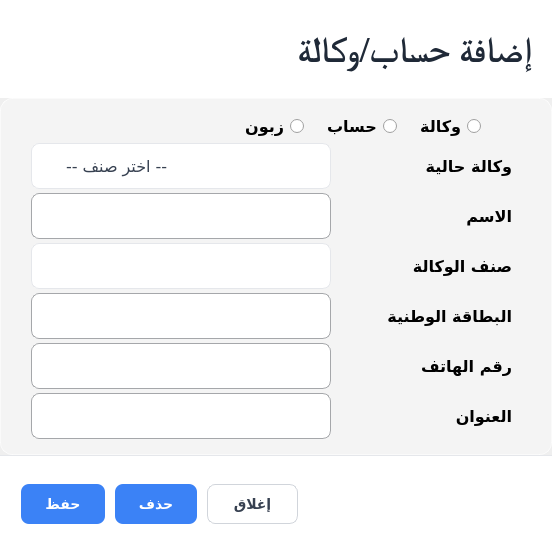
<?xml version="1.0" encoding="UTF-8"?>
<ui version="4.0">
 <class>Dialog</class>
 <widget class="QDialog" name="Dialog">
  <property name="geometry">
   <rect>
    <x>0</x>
    <y>0</y>
    <width>552</width>
    <height>553</height>
   </rect>
  </property>
  <property name="windowTitle">
   <string>Dialog</string>
  </property>
  <layout class="QVBoxLayout" name="verticalLayout">
   <property name="spacing">
    <number>0</number>
   </property>
   <property name="leftMargin">
    <number>0</number>
   </property>
   <property name="topMargin">
    <number>0</number>
   </property>
   <property name="rightMargin">
    <number>0</number>
   </property>
   <property name="bottomMargin">
    <number>0</number>
   </property>
   <item>
    <widget class="QScrollArea" name="ScrollArea_Body">
     <property name="styleSheet">
      <string notr="true">QScrollBar:vertical { background: transparent; width: 8px; margin: 0; }
QScrollBar::handle:vertical { background: #CBD5E1; border-radius: 4px; min-height: 20px; }
QScrollBar::handle:vertical:hover { background: #94A3B8; }
QScrollBar::add-line:vertical, QScrollBar::sub-line:vertical { height: 0; background: none; }
QScrollBar:horizontal { background: transparent; height: 8px; }
QScrollBar::handle:horizontal { background: #CBD5E1; border-radius: 4px; min-width: 20px; }
QScrollBar::handle:horizontal:hover { background: #94A3B8; }
QScrollBar::add-line:horizontal, QScrollBar::sub-line:horizontal { width: 0; background: none; }</string>
     </property>
     <property name="frameShape">
      <enum>QFrame::NoFrame</enum>
     </property>
     <property name="verticalScrollBarPolicy">
      <enum>Qt::ScrollBarAsNeeded</enum>
     </property>
     <property name="horizontalScrollBarPolicy">
      <enum>Qt::ScrollBarAsNeeded</enum>
     </property>
     <property name="widgetResizable">
      <bool>true</bool>
     </property>
     <widget class="QWidget" name="scrollContents">
      <property name="geometry">
       <rect>
        <x>0</x>
        <y>0</y>
        <width>552</width>
        <height>553</height>
       </rect>
      </property>
      <property name="layoutDirection">
       <enum>Qt::RightToLeft</enum>
      </property>
      <layout class="QVBoxLayout" name="scrollLayout">
       <property name="spacing">
        <number>0</number>
       </property>
       <property name="leftMargin">
        <number>0</number>
       </property>
       <property name="topMargin">
        <number>0</number>
       </property>
       <property name="rightMargin">
        <number>0</number>
       </property>
       <property name="bottomMargin">
        <number>0</number>
       </property>
       <item>
        <widget class="QFrame" name="Frame_TopHeader">
         <property name="styleSheet">
          <string notr="true">QFrame#Frame_TopHeader {
    background-color: rgba(255, 255, 255, 1);
	border: none;
    /*border-bottom: 1px solid rgba(209, 213, 219, 0.50);
    border-top-left-radius: 20px;
    border-top-right-radius: 20px;*/
}</string>
         </property>
         <property name="frameShape">
          <enum>QFrame::StyledPanel</enum>
         </property>
         <property name="frameShadow">
          <enum>QFrame::Plain</enum>
         </property>
         <layout class="QHBoxLayout" name="headerLayout">
          <property name="spacing">
           <number>12</number>
          </property>
          <property name="leftMargin">
           <number>24</number>
          </property>
          <property name="topMargin">
           <number>16</number>
          </property>
          <property name="rightMargin">
           <number>20</number>
          </property>
          <property name="bottomMargin">
           <number>16</number>
          </property>
          <item>
           <layout class="QVBoxLayout" name="titleSectionLayout">
            <property name="spacing">
             <number>2</number>
            </property>
            <property name="leftMargin">
             <number>0</number>
            </property>
            <property name="topMargin">
             <number>0</number>
            </property>
            <property name="rightMargin">
             <number>0</number>
            </property>
            <property name="bottomMargin">
             <number>0</number>
            </property>
            <item>
             <layout class="QHBoxLayout" name="titleRowLayout">
              <property name="spacing">
               <number>8</number>
              </property>
              <item>
               <widget class="QLabel" name="Label_DocumentTitle">
                <property name="font">
                 <font>
                  <family>Times New Roman</family>
                  <pointsize>27</pointsize>
                  <weight>99</weight>
                  <bold>true</bold>
                 </font>
                </property>
                <property name="layoutDirection">
                 <enum>Qt::RightToLeft</enum>
                </property>
                <property name="styleSheet">
                 <string notr="true">QLabel#Label_DocumentTitle {
    color: #1F2937;
    font-weight: 800;
    letter-spacing: -0.3px;
}</string>
                </property>
                <property name="text">
                 <string>إضافة حساب/وكالة</string>
                </property>
               </widget>
              </item>
             </layout>
            </item>
           </layout>
          </item>
         </layout>
        </widget>
       </item>
       <item>
        <widget class="QFrame" name="Frame_TransactionsTableContainer">
         <property name="styleSheet">
          <string notr="true">QFrame#Frame_TransactionsTableContainer {
    background-color: rgba(255, 255, 255, 0.32);
    border: 1px solid rgba(255, 255, 255, 0.65);
    border-radius: 12px;
	padding: 15px 30px;
}

QLabel {
    color: #000000;
    font-weight: 600;
	padding-left: 5px;
}

QLineEdit {
    background-color: #FFFFFF;
    border: 1px solid rgb(165, 167, 170);
    border-radius: 8px;
    color: #374151;
    padding: 6px 10px;
    min-height: 32px;
    selection-background-color: #DBEAFE;
    selection-color: #1E40AF;
}
QLineEdit:focus {
    border: 2px solid #3B82F6;
    background-color: #FFFFFF;
}
QLineEdit:hover { border-color: #93C5FD; }
QLineEdit:disabled {
    background-color: #F3F4F6;
    color: #9CA3AF;
}

QComboBox {
    background-color: #FFFFFF;
    border: 1px solid rgb(165, 167, 170);
    border-radius: 8px;
    color: #374151;
    padding: 6px 10px;
    min-height: 32px;
    selection-background-color: #DBEAFE;
    selection-color: #1E40AF;
}
QComboBox:focus {
    border: 2px solid #3B82F6;
    background-color: #FFFFFF;
}
QComboBox:hover { border-color: #93C5FD; }
QComboBox:disabled {
    background-color: #F3F4F6;
    color: #9CA3AF;
}</string>
         </property>
         <property name="frameShape">
          <enum>QFrame::StyledPanel</enum>
         </property>
         <property name="frameShadow">
          <enum>QFrame::Plain</enum>
         </property>
         <layout class="QVBoxLayout" name="tableFrameLayout">
          <property name="spacing">
           <number>4</number>
          </property>
          <property name="leftMargin">
           <number>0</number>
          </property>
          <property name="topMargin">
           <number>0</number>
          </property>
          <property name="rightMargin">
           <number>0</number>
          </property>
          <property name="bottomMargin">
           <number>0</number>
          </property>
          <item>
           <layout class="QHBoxLayout" name="horizontalLayout_3">
            <property name="spacing">
             <number>18</number>
            </property>
            <item>
             <spacer name="horizontalSpacer_4">
              <property name="orientation">
               <enum>Qt::Horizontal</enum>
              </property>
              <property name="sizeType">
               <enum>QSizePolicy::Fixed</enum>
              </property>
              <property name="sizeHint" stdset="0">
               <size>
                <width>40</width>
                <height>20</height>
               </size>
              </property>
             </spacer>
            </item>
            <item>
             <widget class="QRadioButton" name="radioAgence">
              <property name="maximumSize">
               <size>
                <width>78</width>
                <height>16777215</height>
               </size>
              </property>
              <property name="font">
               <font>
                <family>Tajawal</family>
                <pointsize>12</pointsize>
                <weight>75</weight>
                <bold>true</bold>
               </font>
              </property>
              <property name="text">
               <string>وكالة</string>
              </property>
             </widget>
            </item>
            <item>
             <widget class="QRadioButton" name="radioAccount">
              <property name="maximumSize">
               <size>
                <width>78</width>
                <height>16777215</height>
               </size>
              </property>
              <property name="font">
               <font>
                <family>Tajawal</family>
                <pointsize>12</pointsize>
                <weight>75</weight>
                <bold>true</bold>
               </font>
              </property>
              <property name="text">
               <string>حساب</string>
              </property>
             </widget>
            </item>
            <item>
             <widget class="QRadioButton" name="radioClient">
              <property name="maximumSize">
               <size>
                <width>78</width>
                <height>16777215</height>
               </size>
              </property>
              <property name="font">
               <font>
                <family>Tajawal</family>
                <pointsize>12</pointsize>
                <weight>75</weight>
                <bold>true</bold>
               </font>
              </property>
              <property name="text">
               <string>زبون</string>
              </property>
             </widget>
            </item>
            <item>
             <spacer name="horizontalSpacer_3">
              <property name="orientation">
               <enum>Qt::Horizontal</enum>
              </property>
              <property name="sizeHint" stdset="0">
               <size>
                <width>40</width>
                <height>20</height>
               </size>
              </property>
             </spacer>
            </item>
           </layout>
          </item>
          <item>
           <layout class="QHBoxLayout" name="horizontalLayout_12">
            <item>
             <widget class="QLabel" name="CurrentTiers">
              <property name="font">
               <font>
                <family>Tajawal</family>
                <pointsize>12</pointsize>
                <weight>75</weight>
                <bold>true</bold>
               </font>
              </property>
              <property name="text">
               <string>وكالة حالية</string>
              </property>
             </widget>
            </item>
            <item>
             <spacer name="horizontalSpacer_9">
              <property name="orientation">
               <enum>Qt::Horizontal</enum>
              </property>
              <property name="sizeHint" stdset="0">
               <size>
                <width>40</width>
                <height>20</height>
               </size>
              </property>
             </spacer>
            </item>
            <item>
             <widget class="QComboBox" name="ComboCurrentTiers">
              <property name="minimumSize">
               <size>
                <width>300</width>
                <height>46</height>
               </size>
              </property>
              <property name="font">
               <font>
                <family>Tajawal</family>
                <pointsize>12</pointsize>
               </font>
              </property>
              <property name="layoutDirection">
               <enum>Qt::RightToLeft</enum>
              </property>
              <property name="styleSheet">
               <string notr="true">QComboBox#ComboCurrentTiers {
    background-color: #FFFFFF;
    border: 1px solid #E5E7EB;
    border-radius: 8px;
    color: #374151;
    padding: 6px 10px;
	text-align: left;
    min-height: 32px;
    selection-background-color: #DBEAFE;
    selection-color: #1E40AF;
}
QComboBox#ComboCurrentTiers:focus { border: 2px solid #3B82F6; background-color: #FFFFFF; }
QComboBox#ComboCurrentTiers:hover { border-color: #93C5FD; }
QComboBox#ComboCurrentTiers:disabled { background-color: #F3F4F6; color: #9CA3AF; }
QComboBox#ComboCurrentTiers::drop-down { border: none; width: 24px; }
QComboBox#ComboCurrentTiers::down-arrow { image: url(../../assets/chevron_down.svg); width: 14px; height: 14px; }</string>
              </property>
              <property name="editable">
               <bool>false</bool>
              </property>
              <property name="placeholderText">
               <string>-- اختر صنف --</string>
              </property>
             </widget>
            </item>
           </layout>
          </item>
          <item>
           <layout class="QHBoxLayout" name="horizontalLayout_2">
            <item>
             <widget class="QLabel" name="label">
              <property name="font">
               <font>
                <family>Tajawal</family>
                <pointsize>12</pointsize>
                <weight>75</weight>
                <bold>true</bold>
               </font>
              </property>
              <property name="text">
               <string>الاسم</string>
              </property>
             </widget>
            </item>
            <item>
             <spacer name="horizontalSpacer_2">
              <property name="orientation">
               <enum>Qt::Horizontal</enum>
              </property>
              <property name="sizeHint" stdset="0">
               <size>
                <width>40</width>
                <height>20</height>
               </size>
              </property>
             </spacer>
            </item>
            <item>
             <widget class="QLineEdit" name="Input_name">
              <property name="minimumSize">
               <size>
                <width>300</width>
                <height>46</height>
               </size>
              </property>
              <property name="font">
               <font>
                <family>Overpass</family>
                <pointsize>12</pointsize>
               </font>
              </property>
              <property name="styleSheet">
               <string notr="true"/>
              </property>
              <property name="alignment">
               <set>Qt::AlignCenter</set>
              </property>
              <property name="placeholderText">
               <string/>
              </property>
             </widget>
            </item>
           </layout>
          </item>
          <item>
           <layout class="QHBoxLayout" name="horizontalLayout_8">
            <item>
             <widget class="QLabel" name="label_4">
              <property name="font">
               <font>
                <family>Tajawal</family>
                <pointsize>12</pointsize>
                <weight>75</weight>
                <bold>true</bold>
               </font>
              </property>
              <property name="text">
               <string>صنف الوكالة</string>
              </property>
             </widget>
            </item>
            <item>
             <spacer name="horizontalSpacer_5">
              <property name="orientation">
               <enum>Qt::Horizontal</enum>
              </property>
              <property name="sizeHint" stdset="0">
               <size>
                <width>40</width>
                <height>20</height>
               </size>
              </property>
             </spacer>
            </item>
            <item>
             <widget class="QComboBox" name="ComboAgenceType">
              <property name="minimumSize">
               <size>
                <width>300</width>
                <height>46</height>
               </size>
              </property>
              <property name="font">
               <font>
                <family>Tajawal</family>
                <pointsize>12</pointsize>
               </font>
              </property>
              <property name="layoutDirection">
               <enum>Qt::RightToLeft</enum>
              </property>
              <property name="styleSheet">
               <string notr="true">QComboBox#ComboAgenceType {
    background-color: #FFFFFF;
    border: 1px solid #E5E7EB;
    border-radius: 8px;
    color: #374151;
    padding: 6px 10px;
	text-align: left;
    min-height: 32px;
    selection-background-color: #DBEAFE;
    selection-color: #1E40AF;
}
QComboBox#ComboAgenceType:focus { border: 2px solid #3B82F6; background-color: #FFFFFF; }
QComboBox#ComboAgenceType:hover { border-color: #93C5FD; }
QComboBox#ComboAgenceType:disabled { background-color: #F3F4F6; color: #9CA3AF; }
QComboBox#ComboAgenceType::drop-down { border: none; width: 24px; }
QComboBox#ComboAgenceType::down-arrow { image: url(../../assets/chevron_down.svg); width: 14px; height: 14px; }

QComboBox#ComboAgenceType QLineEdit {
    background-color: #FFFFFF;
    border: 1px solid rgb(165, 167, 170);
    border-radius: 8px;
    color: #374151;
    padding: 6px 10px;
    min-height: 32px;
    font-size: 16px;
    font-family: Overpass;
    text-align: center;
    selection-background-color: #DBEAFE;
    selection-color: #1E40AF;
}
QComboBox#ComboAgenceType QLineEdit:focus {
    border: 2px solid #3B82F6;
    background-color: #FFFFFF;
}
QComboBox#ComboAgenceType QLineEdit:hover { border-color: #93C5FD; }
QComboBox#ComboAgenceType QLineEdit:disabled {
    background-color: #F3F4F6;
    color: #9CA3AF;
}</string>
              </property>
              <property name="editable">
               <bool>true</bool>
              </property>
              <property name="placeholderText">
               <string>-- اختر صنف --</string>
              </property>
             </widget>
            </item>
           </layout>
          </item>
          <item>
           <layout class="QHBoxLayout" name="horizontalLayout_9">
            <item>
             <widget class="QLabel" name="label_5">
              <property name="font">
               <font>
                <family>Tajawal</family>
                <pointsize>12</pointsize>
                <weight>75</weight>
                <bold>true</bold>
               </font>
              </property>
              <property name="text">
               <string>البطاقة الوطنية</string>
              </property>
             </widget>
            </item>
            <item>
             <spacer name="horizontalSpacer_6">
              <property name="orientation">
               <enum>Qt::Horizontal</enum>
              </property>
              <property name="sizeHint" stdset="0">
               <size>
                <width>40</width>
                <height>20</height>
               </size>
              </property>
             </spacer>
            </item>
            <item>
             <widget class="QLineEdit" name="Input_CIN">
              <property name="minimumSize">
               <size>
                <width>300</width>
                <height>46</height>
               </size>
              </property>
              <property name="font">
               <font>
                <family>Overpass</family>
                <pointsize>12</pointsize>
               </font>
              </property>
              <property name="styleSheet">
               <string notr="true"/>
              </property>
              <property name="text">
               <string/>
              </property>
              <property name="alignment">
               <set>Qt::AlignCenter</set>
              </property>
              <property name="placeholderText">
               <string/>
              </property>
             </widget>
            </item>
           </layout>
          </item>
          <item>
           <layout class="QHBoxLayout" name="horizontalLayout_10">
            <item>
             <widget class="QLabel" name="label_6">
              <property name="font">
               <font>
                <family>Tajawal</family>
                <pointsize>12</pointsize>
                <weight>75</weight>
                <bold>true</bold>
               </font>
              </property>
              <property name="text">
               <string>رقم الهاتف</string>
              </property>
             </widget>
            </item>
            <item>
             <spacer name="horizontalSpacer_7">
              <property name="orientation">
               <enum>Qt::Horizontal</enum>
              </property>
              <property name="sizeHint" stdset="0">
               <size>
                <width>40</width>
                <height>20</height>
               </size>
              </property>
             </spacer>
            </item>
            <item>
             <widget class="QLineEdit" name="Input_TelNumber">
              <property name="minimumSize">
               <size>
                <width>300</width>
                <height>46</height>
               </size>
              </property>
              <property name="font">
               <font>
                <family>Overpass</family>
                <pointsize>12</pointsize>
               </font>
              </property>
              <property name="styleSheet">
               <string notr="true"/>
              </property>
              <property name="text">
               <string/>
              </property>
              <property name="alignment">
               <set>Qt::AlignCenter</set>
              </property>
              <property name="placeholderText">
               <string/>
              </property>
             </widget>
            </item>
           </layout>
          </item>
          <item>
           <layout class="QHBoxLayout" name="horizontalLayout_11">
            <item>
             <widget class="QLabel" name="label_7">
              <property name="font">
               <font>
                <family>Tajawal</family>
                <pointsize>12</pointsize>
                <weight>75</weight>
                <bold>true</bold>
               </font>
              </property>
              <property name="text">
               <string>العنوان</string>
              </property>
             </widget>
            </item>
            <item>
             <spacer name="horizontalSpacer_8">
              <property name="orientation">
               <enum>Qt::Horizontal</enum>
              </property>
              <property name="sizeHint" stdset="0">
               <size>
                <width>40</width>
                <height>20</height>
               </size>
              </property>
             </spacer>
            </item>
            <item>
             <widget class="QLineEdit" name="Input_Adresse">
              <property name="minimumSize">
               <size>
                <width>300</width>
                <height>46</height>
               </size>
              </property>
              <property name="font">
               <font>
                <family>Overpass</family>
                <pointsize>12</pointsize>
               </font>
              </property>
              <property name="styleSheet">
               <string notr="true"/>
              </property>
              <property name="text">
               <string/>
              </property>
              <property name="alignment">
               <set>Qt::AlignCenter</set>
              </property>
              <property name="placeholderText">
               <string/>
              </property>
             </widget>
            </item>
           </layout>
          </item>
         </layout>
        </widget>
       </item>
       <item>
        <widget class="QFrame" name="Frame_BottomFooter">
         <property name="minimumSize">
          <size>
           <width>0</width>
           <height>78</height>
          </size>
         </property>
         <property name="maximumSize">
          <size>
           <width>16777215</width>
           <height>185</height>
          </size>
         </property>
         <property name="styleSheet">
          <string notr="true">QFrame#Frame_BottomFooter {
    background-color: rgba(255, 255, 255, 1);
    border-top: 1px solid #E5E7EB;
   /* border-bottom-left-radius: 20px;
    border-bottom-right-radius: 20px;*/
    min-height: 76px;
}</string>
         </property>
         <property name="frameShape">
          <enum>QFrame::StyledPanel</enum>
         </property>
         <property name="frameShadow">
          <enum>QFrame::Plain</enum>
         </property>
         <layout class="QHBoxLayout" name="footerLayout">
          <property name="spacing">
           <number>16</number>
          </property>
          <property name="leftMargin">
           <number>20</number>
          </property>
          <property name="topMargin">
           <number>14</number>
          </property>
          <property name="rightMargin">
           <number>20</number>
          </property>
          <property name="bottomMargin">
           <number>14</number>
          </property>
          <item>
           <layout class="QVBoxLayout" name="verticalLayout_2">
            <property name="spacing">
             <number>0</number>
            </property>
            <property name="topMargin">
             <number>0</number>
            </property>
            <property name="rightMargin">
             <number>0</number>
            </property>
            <item>
             <layout class="QHBoxLayout" name="horizontalLayout">
              <property name="spacing">
               <number>10</number>
              </property>
              <item>
               <spacer name="horizontalSpacer">
                <property name="orientation">
                 <enum>Qt::Horizontal</enum>
                </property>
                <property name="sizeHint" stdset="0">
                 <size>
                  <width>40</width>
                  <height>20</height>
                 </size>
                </property>
               </spacer>
              </item>
              <item>
               <widget class="QToolButton" name="Button_CloseWindow">
                <property name="minimumSize">
                 <size>
                  <width>0</width>
                  <height>0</height>
                 </size>
                </property>
                <property name="maximumSize">
                 <size>
                  <width>16777215</width>
                  <height>40</height>
                 </size>
                </property>
                <property name="font">
                 <font>
                  <family>Tajawal</family>
                  <pointsize>-1</pointsize>
                  <weight>62</weight>
                  <bold>true</bold>
                 </font>
                </property>
                <property name="cursor">
                 <cursorShape>PointingHandCursor</cursorShape>
                </property>
                <property name="styleSheet">
                 <string notr="true">QToolButton#Button_CloseWindow {
    background-color: #FFFFFF;
    border: 1px solid #D1D5DB;
    border-radius: 8px;
    color: #374151;
    font-size: 14px;
    font-weight: 500;
    padding: 7px 20px;
    spacing: 6px;
}
QToolButton#Button_CloseWindow:hover {
    background-color: #F9FAFB;
    border-color: #9CA3AF;
}
QToolButton#Button_CloseWindow:pressed { background-color: #F3F4F6; }</string>
                </property>
                <property name="text">
                 <string>إغلاق</string>
                </property>
                <property name="toolButtonStyle">
                 <enum>Qt::ToolButtonTextBesideIcon</enum>
                </property>
               </widget>
              </item>
              <item>
               <widget class="QToolButton" name="Button_Delete">
                <property name="minimumSize">
                 <size>
                  <width>0</width>
                  <height>0</height>
                 </size>
                </property>
                <property name="maximumSize">
                 <size>
                  <width>16777215</width>
                  <height>40</height>
                 </size>
                </property>
                <property name="font">
                 <font>
                  <family>Tajawal</family>
                  <pointsize>-1</pointsize>
                  <weight>75</weight>
                  <bold>true</bold>
                 </font>
                </property>
                <property name="cursor">
                 <cursorShape>PointingHandCursor</cursorShape>
                </property>
                <property name="styleSheet">
                 <string notr="true">QToolButton#Button_Delete {
    background-color: #3B82F6;
    color: #FFFFFF;
    border: none;
    border-radius: 8px;
    font-size: 14px;
    font-weight: 600;
    padding: 7px 18px;
    spacing: 6px;
}
QToolButton#Button_Delete:hover { background-color: #2563EB; }
QToolButton#Button_Delete:pressed { background-color: #1D4ED8; }</string>
                </property>
                <property name="text">
                 <string>حذف</string>
                </property>
                <property name="toolButtonStyle">
                 <enum>Qt::ToolButtonTextBesideIcon</enum>
                </property>
               </widget>
              </item>
              <item>
               <widget class="QToolButton" name="Button_Save">
                <property name="minimumSize">
                 <size>
                  <width>0</width>
                  <height>0</height>
                 </size>
                </property>
                <property name="maximumSize">
                 <size>
                  <width>16777215</width>
                  <height>40</height>
                 </size>
                </property>
                <property name="font">
                 <font>
                  <family>Tajawal</family>
                  <pointsize>-1</pointsize>
                  <weight>75</weight>
                  <bold>true</bold>
                 </font>
                </property>
                <property name="cursor">
                 <cursorShape>PointingHandCursor</cursorShape>
                </property>
                <property name="styleSheet">
                 <string notr="true">QToolButton#Button_Save {
    background-color: #3B82F6;
    color: #FFFFFF;
    border: none;
    border-radius: 8px;
    font-size: 14px;
    font-weight: 600;
    padding: 7px 18px;
    spacing: 6px;
}
QToolButton#Button_Save:hover { background-color: #2563EB; }
QToolButton#Button_Save:pressed { background-color: #1D4ED8; }</string>
                </property>
                <property name="text">
                 <string>حفظ</string>
                </property>
                <property name="toolButtonStyle">
                 <enum>Qt::ToolButtonTextBesideIcon</enum>
                </property>
               </widget>
              </item>
             </layout>
            </item>
           </layout>
          </item>
         </layout>
        </widget>
       </item>
      </layout>
     </widget>
    </widget>
   </item>
  </layout>
 </widget>
 <resources/>
 <connections/>
</ui>
